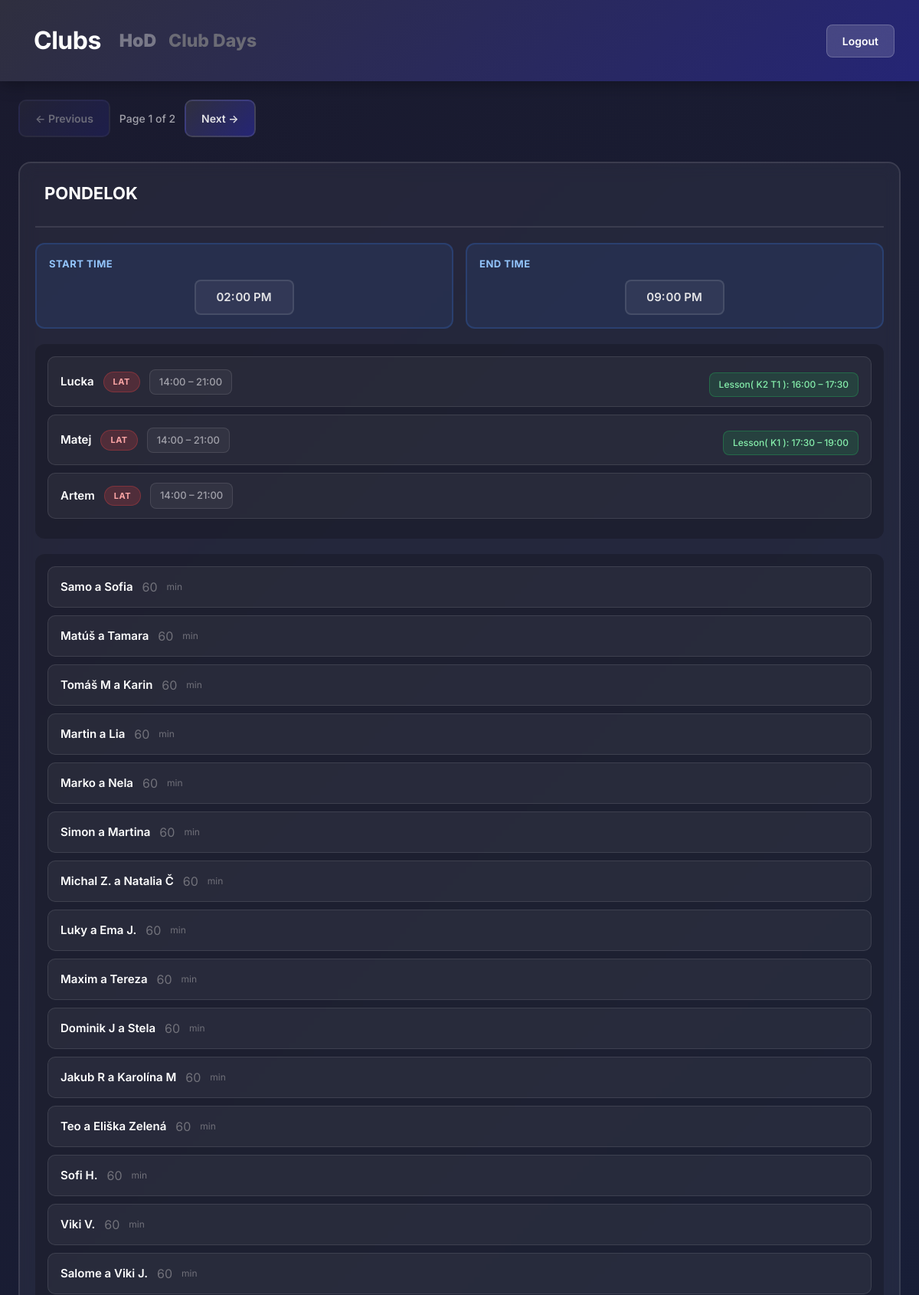
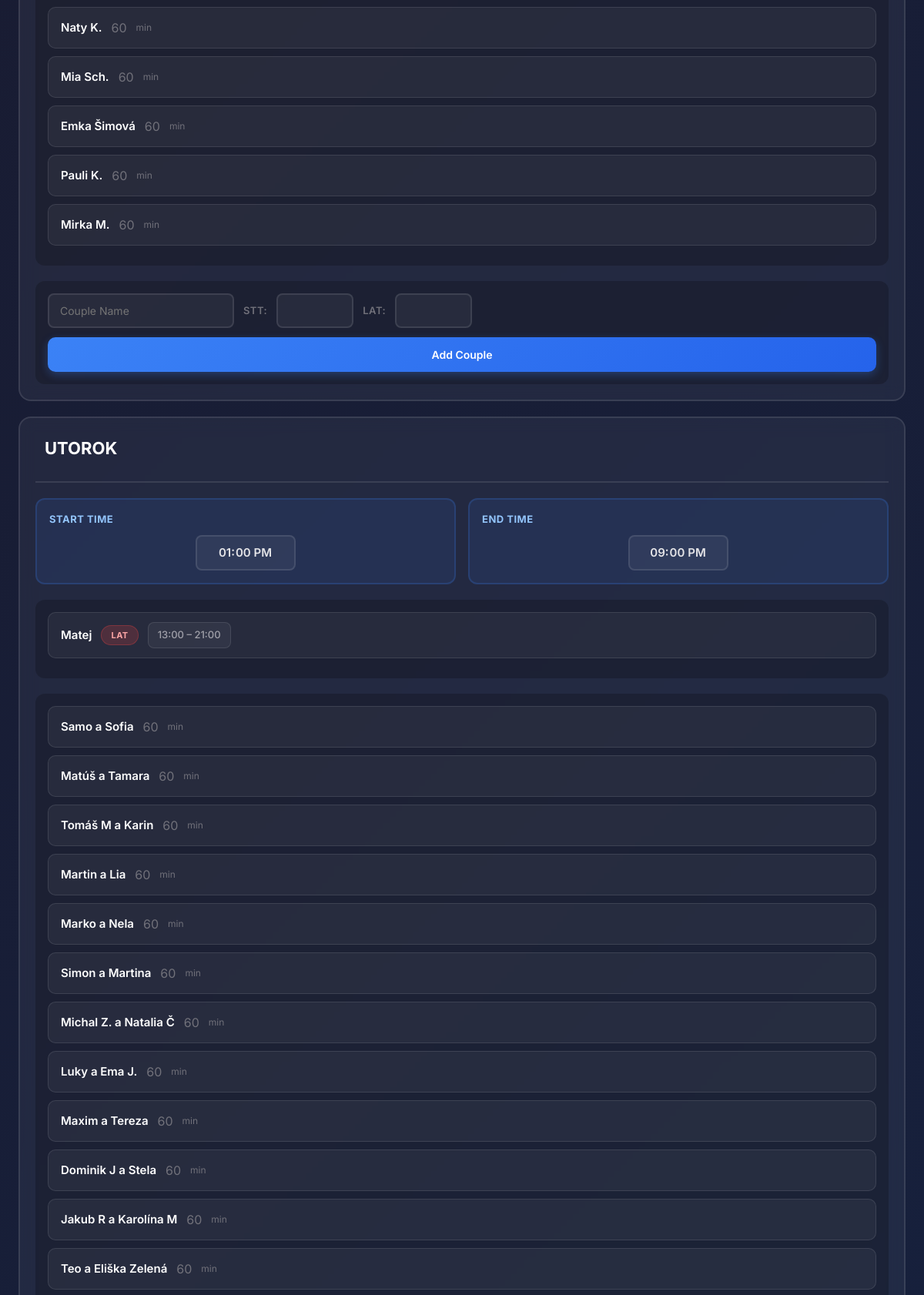
Page /dancer/club/16/ (signed in, upper part) on the committed database (2 pictures, top to bottom).
### TrainerClubs/models.py (models this page shows, shortened)
class Club(models.Model):
    club_owner = models.ForeignKey(User, on_delete=models.CASCADE, related_name='clubs')
    name = models.CharField(max_length=100)
    profile_picture = models.ImageField(upload_to='club_profiles/', blank=True, null=True)

### main/models.py (models this page shows, shortened)
class Day(models.Model):
    club = models.ForeignKey(Club, on_delete=models.CASCADE, related_name="day", blank=True, null=True)
    user = models.ForeignKey(User, on_delete=models.CASCADE, related_name='day')
    name = models.CharField(max_length=200)
    couples = models.ManyToManyField('Couple', related_name='days', blank=True)
    start_time = models.TimeField(default=time(8,0))
    end_time = models.TimeField(default=time(21,0))
    trainers = models.ManyToManyField('Trainer', related_name='day', blank=True)

class Trainer(models.Model):
    club = models.ForeignKey(Club, on_delete=models.CASCADE, related_name='trainer', null=True, blank=True)
    user = models.ForeignKey(User, on_delete=models.CASCADE, related_name='trainer')
    name = models.CharField(max_length = 200)
    group_lesson = models.ManyToManyField('GroupLesson', related_name='trainer', blank=True)
    start_time = models.TimeField()
    end_time = models.TimeField()
    focus = models.CharField(max_length=10, default="S&L")

class TrainerDayAvailability(models.Model):
    club = models.ForeignKey(Club, on_delete=models.CASCADE, related_name='trainer_availabilities', blank=True, null=True)
    user = models.ForeignKey(User, on_delete=models.CASCADE, related_name='trainer_availabilities')
    day = models.ForeignKey('Day', on_delete=models.CASCADE, related_name='trainer_availabilities')
    trainer = models.ForeignKey('Trainer', on_delete=models.CASCADE, related_name='day_availabilities')
    start_time = models.TimeField()
    end_time = models.TimeField()
    class Meta:
        unique_together = ('day', 'trainer')

class GroupLesson(models.Model):
    club = models.ForeignKey(Club, on_delete=models.CASCADE, related_name='group_lessons', blank=True, null=True)
    user = models.ForeignKey(User, on_delete=models.CASCADE, related_name='group_lessons')
    day = models.ForeignKey('Day', on_delete=models.CASCADE, related_name='group_lessons', null=True, blank=True)
    groups = models.ManyToManyField('Group', related_name='group_lessons', blank=True)
    time_interval_start = models.TimeField(default=time(0, 0))
    time_interval_end = models.TimeField(default=time(0, 0))

class Group(models.Model):
    club = models.ForeignKey(Club, on_delete=models.CASCADE, related_name='groups', null=True, blank=True)
    user = models.ForeignKey(User, on_delete=models.CASCADE, related_name='owned_groups')
    name = models.CharField(max_length=200)
    index = models.IntegerField(default=0)  # For sorting groups
    couples = []

class Couple(models.Model):
    user = models.ForeignKey(User, on_delete=models.CASCADE, related_name='couple')
    name = models.CharField(max_length=200)
    min_duration = models.IntegerField(default=60)
    group = models.ForeignKey('Group', on_delete=models.CASCADE, related_name='couples', null=True, blank=True)
    dance_class_lat = models.CharField(max_length=100,)
    dance_class_stt = models.CharField(max_length=100,)

### DancersClubs/views.py (the view)
# urls.py: path('club/<int:club_id>/', views.show_club, name='dancer_show_club'),
@login_required
def show_club(request, club_id):
    club = get_object_or_404(Club, id=club_id)
    days = Day.objects.filter(club=club).all()
    paginator = Paginator(days, 2)
    page_number = request.GET.get('page',1)
    page_obj = paginator.get_page(page_number)
    return render(request, 'dancers_clubs_day_view.html', {'club':club, 'days':page_obj.object_list, 'page_obj':page_obj})

### main/templatetags/availability_tags.py (called while the page is built)
@register.filter
def trainer_start_for_day(day, trainer):
    try:
        availability = TrainerDayAvailability.objects.get(day=day, trainer=trainer)
        return availability.start_time
    except TrainerDayAvailability.DoesNotExist:
        return day.start_time

@register.filter
def trainer_end_for_day(day, trainer):
    try:
        availability = TrainerDayAvailability.objects.get(day=day, trainer=trainer)
        return availability.end_time
    except TrainerDayAvailability.DoesNotExist:
        return day.end_time

### DancersClubs/templates/dancers_clubs_day_view.html (shortened to what this page needs)
<!DOCTYPE html>
{% load availability_tags %}
<html lang="en">
<head>
    <link href="https://cdn.jsdelivr.net/npm/bootstrap@5.3.0/dist/css/bootstrap.min.css" rel="stylesheet">
</head>
<body>
    <div class="header">
        <nav class="navbar navbar-expand-lg" style="background-color: none; margin: 0; padding: 0;">
            <div class="container-fluid" style="display: flex;">
                <a class="navbar-brand" href="/dancer/dancers_dashboard/"
                style="font-size: 32px; font-weight: 700; color: white; letter-spacing: -0.5px; text-decoration: none;">Clubs</a>
                <div class="collapse navbar-collapse" id="navbarSupportedContent">
                <ul class="navbar-nav me-auto mb-2 mb-lg-0" style="display: flex;">
                    <li class="nav-item">
                    <a class="nav-link" aria-current="page" href="/dancer/club/{{club.id}}/"
                    style="
                        color: #797988 !important;
                        font-size: 23px !important;
                        font-weight: 1000 !important;
                        background: none;
                    ">{{ club.name }}</a>
                    </li>
                    <li class="nav-item">
                    <a class="nav-link disabled" aria-current="page"
                    style="
                        color: #6b6b75 !important;
                        font-size: 23px !important;
                        font-weight: 800 !important;
                        background: none;
                    ">Club Days</a>
                    </li>
                </ul>
                </div>
            </div>
        </nav>
        <a class="header-nav-btn" href="{% url 'logout' %}">Logout</a>
    </div>
    <div class="main-container">
        <div class="top-bar">
            <div class="nav-buttons">
                <a id="prev-page"
                   class="nav-btn{% if not page_obj.has_previous %} disabled{% endif %}"
                   data-club-id="{{club.id}}"
                   {% if page_obj.has_previous %}
                   href="?page={{ page_obj.previous_page_number }}"
                   data-target-page="{{ page_obj.previous_page_number }}"
                   {% else %}
                   aria-disabled="true" style="pointer-events: none;"
                   {% endif %}>← Previous</a>
                <span>Page {{ page_obj.number }} of {{ page_obj.paginator.num_pages }}</span>
                <a id="next-page"
                   class="nav-btn{% if not page_obj.has_next %} disabled{% endif %}"
                   data-club-id="{{club.id}}"
                   {% if page_obj.has_next %}
                   href="?page={{ page_obj.next_page_number }}"
                   data-target-page="{{ page_obj.next_page_number }}"
                   {% else %}
                   aria-disabled="true" style="pointer-events: none;"
                   {% endif %}>Next →</a>
            </div>
        </div>
        <div class="slider-container">
            <div id="days-slider" class="days-slider">
                <div class="days-page" data-page="{{ page_obj.number }}">
                    {% load availability_tags %}
                    {% for day in days %}
                    <div class="day-card" data-day-id="{{ day.id }}">
                        <div class="day-header">
                            <h3 contenteditable="false"
                                data-day-id="{{ day.id }}"
                                data-original="{{ day.name }}"
                                class="editable-day-name"
                                >{{ day.name }}</h3>
                        </div>
                        <div class="time-window">
                            <div class="time-block">
                                <p class="time-title">Start Time</p>
                                <div class="time-input-wrap">
                                    <input class="time-readonly"type="time" id="start-{{ day.id }}" name="start_time" data-day-id="{{ day.id }}" data-club-id="{{ club.id }}"
                                        value="{{ day.start_time|time:'H:i' }}" step="900" disabled>
                                </div>
                            </div>
                            <div class="time-block">
                                <p class="time-title">End Time</p>
                                <div class="time-input-wrap">
                                    <input type="time" class="time-readonly" id="end-{{ day.id }}" name="end_time" data-day-id="{{ day.id }}" data-club-id="{{ club.id }}"
                                        value="{{ day.end_time|time:'H:i' }}" step="900"disabled>
                                </div>
                            </div>
                        </div>
                        <div class="trainer-list">
                            {% for trainer in day.trainers.all %}
                            <div class="trainer-card">
                                <div class="trainer-meta">
                                    <span class="trainer-name editable-trainer" contenteditable="false"
                                        data-trainer-id="{{ trainer.id }}"
                                        data-original="{{ trainer.name }}">{{ trainer.name }}</span>
                                    {% if trainer.focus %}
                                    <span class="focus-badge focus-{{ trainer.focus|lower }} editable-trainer-focus"
                                        contenteditable="false"
                                        data-trainer-id="{{ trainer.id }}"
                                        data-original="{{ trainer.focus }}">{{ trainer.focus }}</span>
                                    {% endif %}
                                    <span class="time-chip">
                                        <span class="editable-start-time"
                                            data-trainer-id="{{ trainer.id }}"
                                            data-day-id="{{ day.id }}"
                                            data-original="{{ day|trainer_start_for_day:trainer|time:'H:i' }}">
                                            {{ day|trainer_start_for_day:trainer|time:'H:i' }}
                                        </span>
                                        –
                                        <span class="editable-end-time"
                                            data-trainer-id="{{ trainer.id }}"
                                            data-day-id="{{ day.id }}"
                                            data-original="{{ day|trainer_end_for_day:trainer|time:'H:i' }}">
                                            {{ day|trainer_end_for_day:trainer|time:'H:i' }}
                                        </span>
                                    </span>
                                </div>
                                {% if trainer.group_lesson.all %}
                                <div style="display:flex; flex-wrap:wrap; gap:8px; margin-top:8px;">
                                    {% for lesson in trainer.group_lesson.all %}
                                    {% if lesson.day and lesson.day.id == day.id %}
                                        <span class="lesson-chip">
                                            Lesson(
                                                {% for x in lesson.groups.all%}
                                                {{ x.name }}
                                                {% endfor %}
                                            ): {{ lesson.time_interval_start|time:'H:i' }} – {{ lesson.time_interval_end|time:'H:i' }}
                                        </span>
                                    {% endif %}
                                    {% endfor %}
                                </div>
                                {% endif %}
                            </div>
                            {% empty %}
                            <p style="color: #71717a; text-align: center; padding: 12px;">No trainers assigned</p>
                            {% endfor %}
                        </div>
                        {% if day.couples.all %}
                        <div class="couple-list">
                            {% for couple in day.couples.all %}
                            <div class="couple-item"
                                data-couple-id="{{ couple.id }}" data-day-id="{{ day.id }}">
                                <div>
                                    <span class="editable-couple">{{ couple.name }}</span>
                                    <span class="editable-time-duration"
                                        style="color: #71717a;">{{ couple.min_duration }}</span>
                                    <span style="color: #71717a; font-size: 12px;">min</span>
                                </div>
                            </div>
                            {% endfor %}
                        </div>
                        {% else %}
                        <div class="couple-list">
                            <p style="color: #71717a; text-align: center; padding: 12px;">No Couples Added</p>
                        </div>
                        {% endif %}
                        <form method="POST" action="{% url 'add_couple' club.id%}" class="add-to-day-form">
                            <div class="assign-row">
                                <div class="assign-fields">
                                    <input type="text" name="couple_name" placeholder="Couple Name" required>
                                    <label class="small-label">STT:</label>
                                    <input type="text" name="dance_class_stt" style="max-width: 100px;">
                                    <label class="small-label">LAT:</label>
                                    <input type="text" name="dance_class_lat" style="max-width: 100px;">
                                </div>
                                <button type="submit">Add Couple</button>
                            </div>
                        </form>
                    </div>
                    {% endfor %}
                </div>
            </div>
        </div>
    </div>
</body>
</html>

### rows in the picture
Club: name "HoD"
Day: name "PONDELOK", start_time "14:00", end_time "21:00", id.start_time "14:00", id.end_time "21:00"
Trainer: name "Lucka", focus "LAT"
GroupLesson: time_interval_start "16:00", time_interval_end "17:30"
Group: name "K2"
Group: name "T1"
Trainer: name "Matej", focus "LAT"
GroupLesson: time_interval_start "17:30", time_interval_end "19:00"
Group: name "K1"
Trainer: name "Artem", focus "LAT"
Couple: name "Samo a Sofia", min_duration "60"
Couple: name "Matúš a Tamara", min_duration "60"
Couple: name "Tomáš M a Karin", min_duration "60"
Couple: name "Martin a Lia", min_duration "60"
Couple: name "Marko a Nela", min_duration "60"
Couple: name "Simon a Martina", min_duration "60"
Couple: name "Michal Z. a Natalia Č", min_duration "60"
Couple: name "Luky a Ema J.", min_duration "60"
Couple: name "Maxim a Tereza", min_duration "60"
Couple: name "Dominik J a Stela", min_duration "60"
Couple: name "Jakub R a Karolína M", min_duration "60"
Couple: name "Teo a Eliška Zelená", min_duration "60"
Couple: name "Sofi H.", min_duration "60"
Couple: name "Viki V.", min_duration "60"
Couple: name "Salome a Viki J.", min_duration "60"
Couple: name "Naty K.", min_duration "60"
Couple: name "Mia Sch.", min_duration "60"
Couple: name "Emka Šimová", min_duration "60"
Couple: name "Pauli K.", min_duration "60"
Couple: name "Mirka M.", min_duration "60"
Day: name "UTOROK", start_time "13:00", end_time "21:00", id.start_time "13:00", id.end_time "21:00"

### other values in the picture
{{ page_obj.number }} "1"
{{ page_obj.paginator.num_pages }} "2"
